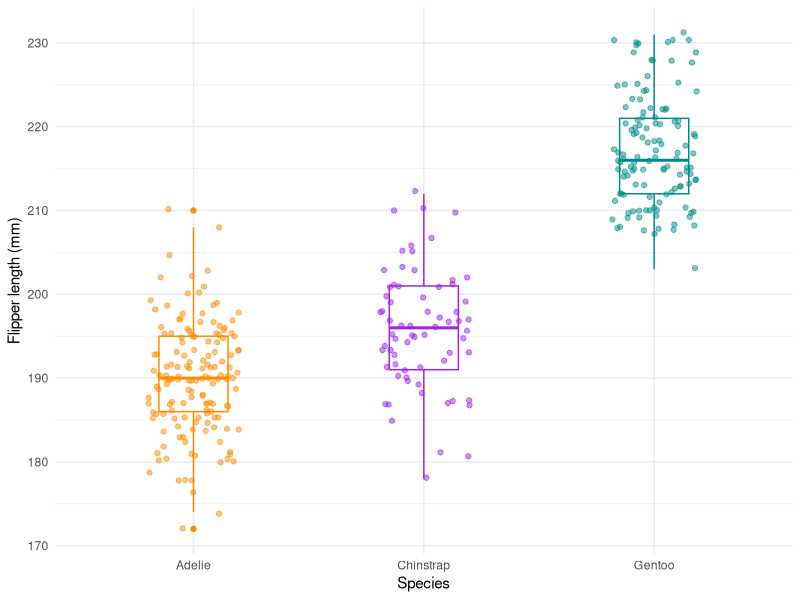

Generate this figure with R:
## ---- chunk 1
knitr::opts_chunk$set(echo = FALSE)
## ---- chunk 2
  library(palmerpenguins)
  library(tidyverse)
## ---- chunk 3
  ggplot(data = penguins, aes(x = species, y = flipper_length_mm)) +
    geom_boxplot(aes(color = species), width = 0.3, show.legend = FALSE) +
    geom_jitter(aes(color = species), alpha = 0.5, show.legend = FALSE, 
                position = position_jitter(width = 0.2, seed = 0)) +
    scale_color_manual(values = c("darkorange","purple","cyan4")) +
    theme_minimal() +
    labs(x = "Species",
         y = "Flipper length (mm)")
